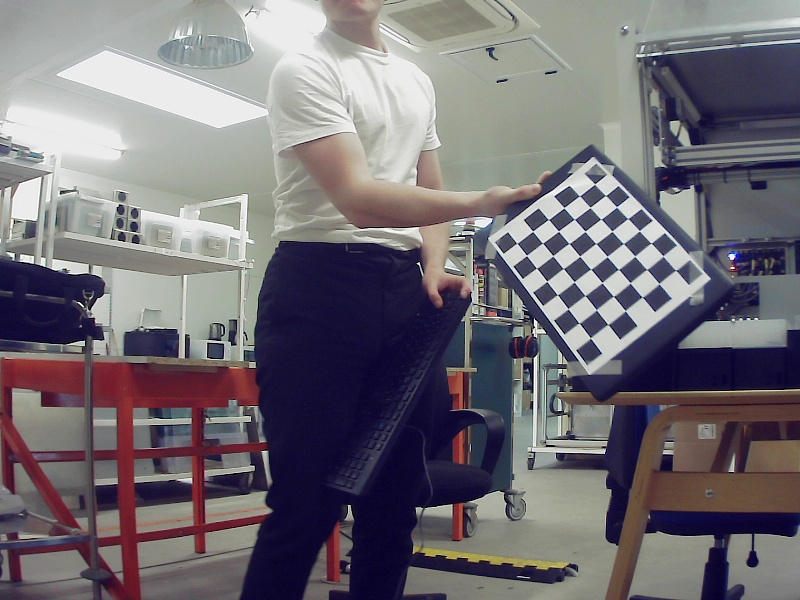
#> input picture left/left_23.jpg, 800 x 600 px; its folder holds 4 pictures in this run
$ python stereo_calib.py   (older library calls are emulated)
#> lines starting #> are read from the running program, lines starting #| are printed output that depends on the picture; after the words box and inside, x2 and y2 are one past the last pixel; in counts of white or black regions, pixels touching at a corner belong together; pictures that were not available may be replaced by others from this repository, and a replacement may not be noted
#!/usr/bin/env python3
# -*- coding: utf-8 -*-
"""
Created on Wed Jun  5 11:09:50 2024

@author: clement
"""

import numpy as np
import cv2
import glob
import time
import matplotlib.pyplot as plt
import random

#- Function to get only x% of calib pictures
def sample_matching_elements(list1, list2, sample_size):
    indices = random.sample(range(len(list1)), sample_size)
    sampled_elements_list1 = [list1[i] for i in indices]
    sampled_elements_list2 = [list2[i] for i in indices]

    return sampled_elements_list1, sampled_elements_list2


# Critères de terminaison pour la précision des coins du damier
criteria = (cv2.TERM_CRITERIA_EPS + cv2.TERM_CRITERIA_MAX_ITER, 30, 0.001)

# Préparer les points d'objet (0,0,0), (1,0,0), (2,0,0), ..., (6,5,0)
chessboardSize = (8,6)
frameSize = (800,600)

# termination criteria
criteria = (cv2.TERM_CRITERIA_EPS + cv2.TERM_CRITERIA_MAX_ITER, 30, 0.001)

# prepare object points, like (0,0,0), (1,0,0), (2,0,0) ....,(6,5,0)
objp = np.zeros((chessboardSize[0] * chessboardSize[1], 3), np.float32)
objp[:,:2] = np.mgrid[0:chessboardSize[0],0:chessboardSize[1]].T.reshape(-1,2)

size_of_chessboard_squares_mm = 30
objp = objp * size_of_chessboard_squares_mm


# Tableaux pour stocker les points d'objet et les points d'image des deux caméras
objpoints = [] # points 3D dans l'espace réel
imgpoints_left = [] # points 2D dans l'image de la caméra gauche
imgpoints_right = [] # points 2D dans l'image de la caméra droite

# Charger les images de calibration
images_left = sorted(glob.glob('left/*.jpg'))
images_right = sorted(glob.glob('right/*.jpg'))
import os
#images_left,images_right = sample_matching_elements(images_left, images_right, 30)
for img_left, img_right in zip(images_left, images_right):
    imgL = cv2.imread(img_left)
#> imgL is the input picture: shape (600, 800, 3); mean B, G, R 116.5, 109.8, 114.8
    imgR = cv2.imread(img_right)
    grayL = cv2.cvtColor(imgL, cv2.COLOR_BGR2GRAY)
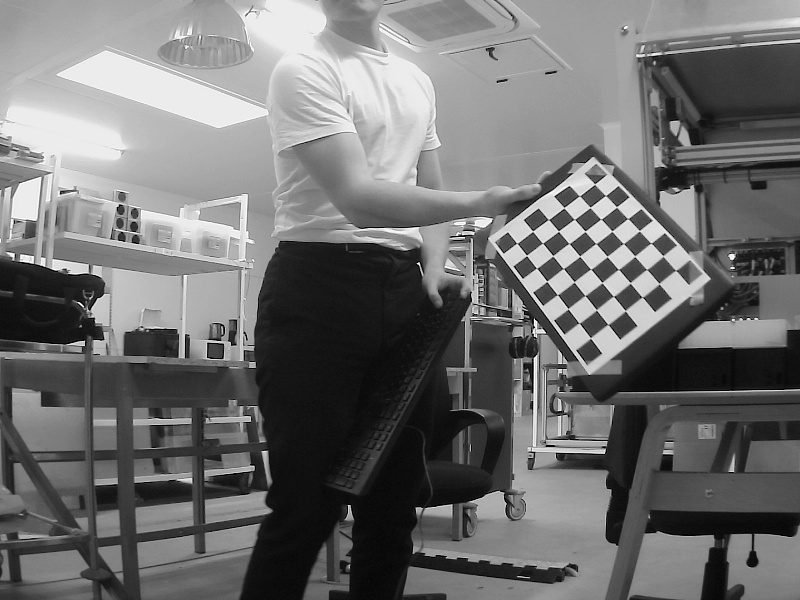
#> grayL: shape (600, 800); min 0, max 255, mean 112
    grayR = cv2.cvtColor(imgR, cv2.COLOR_BGR2GRAY)

    retL, cornersL = cv2.findChessboardCorners(grayL, chessboardSize, None)
#> retL = True; cornersL = 48 rows, first 8: [594.6, 184.2], [605.5, 195.5], [616.5, 206.8], [627.7, 218.6], [639.4, 230.6], [651.1, 243.1], [663, 255.8], [675.6, 270.3]
    retR, cornersR = cv2.findChessboardCorners(grayR, chessboardSize, None)
#> retR = True; cornersR has the same summary as cornersL
    #print(retL,retR)
    if retL and retR:
        objpoints.append(objp)

        corners2L = cv2.cornerSubPix(grayL, cornersL, (11,11), (-1,-1), criteria)
#> corners2L = 48 rows, first 8: [594.7, 183.7], [605.6, 195.5], [616.6, 206.8], [627.8, 218.6], [639.4, 230.6], [651.1, 243.1], [663.1, 256], [675.6, 270.3]
        imgpoints_left.append(corners2L)

        corners2R = cv2.cornerSubPix(grayR, cornersR, (11,11), (-1,-1), criteria)
#> corners2R has the same summary as corners2L
        imgpoints_right.append(corners2R)

        cv2.drawChessboardCorners(imgL, (8,6), corners2L, retL)
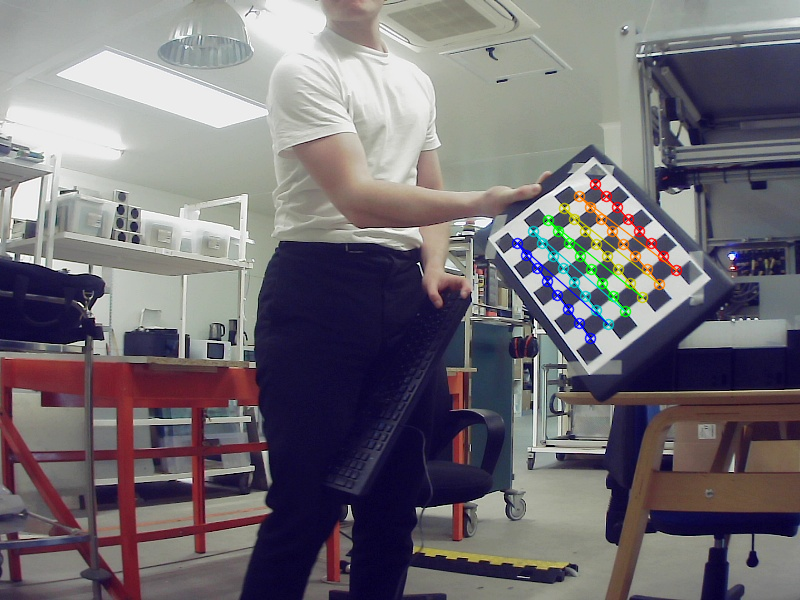
#> imgL: shape (600, 800, 3); 1.43% of pixels changed, all inside (x1, y1, x2, y2) = (511, 178, 683, 345)
        cv2.drawChessboardCorners(imgR, (8,6), corners2R, retR)
        cv2.imshow('imgL', imgL)
        cv2.imshow('imgR', imgR)
        res = cv2.waitKey(100000) & 0xFF
#> (key Esc is pressed here)
        if res == ord('s'):
            print('Save')
        elif res == ord('r'):
            print(img_left,img_right)
            os.remove(img_left)
            os.remove(img_right)
    else:
            print(img_left,img_right)
            os.remove(img_left)
            os.remove(img_right)
#
cv2.destroyAllWindows()

# Calibration de chaque caméra
retL, mtxL, distL, rvecsL, tvecsL = cv2.calibrateCamera(objpoints, imgpoints_left, grayL.shape[::-1], None, None)
#> retL = 0.227; mtxL = [[1037.8, 0, 381.6], [0, 1209.6, 288.7], [0, 0, 1]]; distL = [[0.616, 4.29, -0.00862, -0.234, -24.81]]; rvecsL = ([-0.561, 0.726, 0.936],); tvecsL = ([325.5, -127.1, 1390.7],)
h,  w = imgL.shape[:2]
#> h = 600; w = 800
newCameraMatrixL, roi_L = cv2.getOptimalNewCameraMatrix(mtxL, distL, (w,h), 0, (w,h))
#> newCameraMatrixL = [[1178.9, 0, 324.8], [0, 1486, 286.8], [0, 0, 1]]; roi_L = (0, 0, 799, 599)


retR, mtxR, distR, rvecsR, tvecsR = cv2.calibrateCamera(objpoints, imgpoints_right, grayR.shape[::-1], None, None)
#> retR = 0.227; mtxR has the same summary as mtxL; distR = [[0.616, 4.29, -0.00862, -0.234, -24.81]]; rvecsR = ([-0.561, 0.726, 0.936],); tvecsR = ([325.5, -127.1, 1390.7],)
h,  w = imgR.shape[:2]
newCameraMatrixR, roi_R = cv2.getOptimalNewCameraMatrix(mtxR, distR, (w,h), 0, (w,h))
#> newCameraMatrixR = [[1178.9, 0, 324.8], [0, 1486, 286.8], [0, 0, 1]]; roi_R = (0, 0, 799, 599)


########## Stereo Vision Calibration #############################################

flags = 0
#flags |= cv2.CALIB_USE_INTRINSIC_GUESS
#flags |= cv2.CALIB_USE_EXTRINSIC_GUESS

criteria_stereo= (cv2.TERM_CRITERIA_EPS + cv2.TERM_CRITERIA_MAX_ITER, 30, 0.001)
# This step is performed to transformation between the two cameras and calculate Essential and Fundamenatl matrix
retStereo, stereo_mtxL, stereo_distL, stereo_mtxR, stereo_distR, stereo_rot, stereo_trans, essentialMatrix, fundamentalMatrix = cv2.stereoCalibrate(objpoints, imgpoints_left, imgpoints_right, newCameraMatrixL, distL, newCameraMatrixR, distR, grayL.shape[::-1], criteria_stereo, flags)
#> retStereo = 0.291; stereo_mtxL = [[1178.9, 0, 324.8], [0, 1486, 286.8], [0, 0, 1]]; stereo_distL = [[0.616, 4.29, -0.00862, -0.234, -24.81]]; stereo_mtxR = [[1178.9, 0, 324.8], [0, 1486, 286.8], [0, 0, 1]]; stereo_distR = [[0.616, 4.29, -0.00862, -0.234, -24.81]]; stereo_rot = [[1, -1.04e-15, -4.7e-16], [1.04e-15, 1, -5.14e-16], [4.7e-16, 5.14e-16, 1]]; stereo_trans = [-1.9e-12, -3.56e-13, -1.01e-11]; essentialMatrix = [[1.04e-26, 1.01e-11, -3.56e-13], [-1.01e-11, 1.15e-26, 1.9e-12], [3.56e-13, -1.9e-12, 8.08e-28]]; fundamentalMatrix = [[2.28e-06, 1.76e+09, -5.97e+11], [-1.76e+09, 1.59e-06, 9.61e+11], [5.97e+11, -9.61e+11, 1]]


########## Stereo Rectification #################################################
rectifyScale= 0
rectL, rectR, projMatrixL, projMatrixR, Q, roi_L, roi_R= cv2.stereoRectify(stereo_mtxL, stereo_distL, stereo_mtxR, stereo_distR, grayL.shape[::-1], stereo_rot, stereo_trans)
#> rectL = [[0.184, 0.0345, 0.982], [-0.0345, 0.999, -0.0286], [-0.982, -0.0286, 0.185]]; rectR has the same summary as rectL; projMatrixL = [[1486, 0, 2386.4, 0], [0, 1486, 179.8, 0], [0, 0, 1, 0]]; projMatrixR = [[1486, 0, 2386.4, -1.53e-08], [0, 1486, 179.8, 0], [0, 0, 1, 0]]; Q = [[1, 0, 0, -2386.4], [0, 1, 0, -179.8], [0, 0, 0, 1486], [0, 0, 9.71e+10, 0]]; roi_L = (0, 0, 0, 0); roi_R = (0, 0, 0, 0)
stereoMapL = cv2.initUndistortRectifyMap(stereo_mtxL, stereo_distL, rectL, projMatrixL, grayL.shape[::-1], cv2.CV_16SC2)
stereoMapR = cv2.initUndistortRectifyMap(stereo_mtxR, stereo_distR, rectR, projMatrixR, grayL.shape[::-1], cv2.CV_16SC2)
stereoMapL_x = stereoMapL[0]
stereoMapL_y = stereoMapL[1]
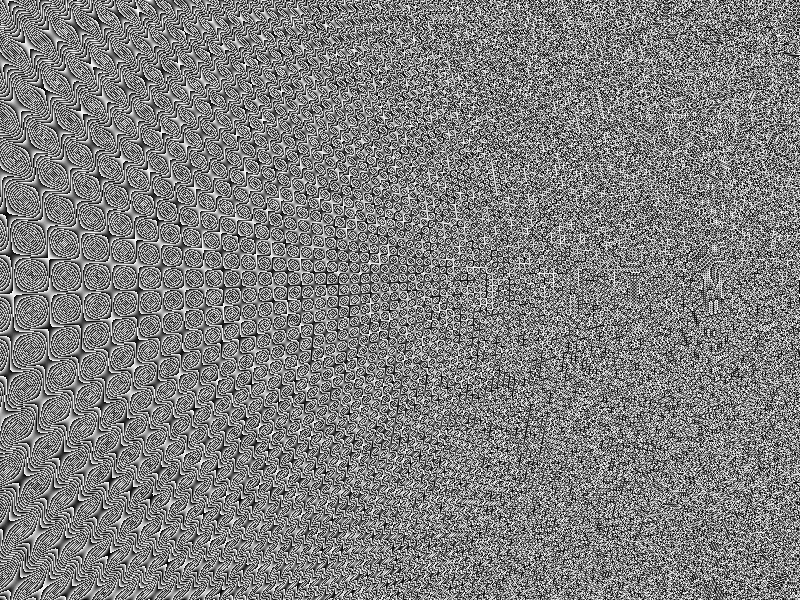
#> stereoMapL_y: shape (600, 800) uint16; min 0, max 1023, mean 511.3; drawn with min black and max white
stereoMapR_x = stereoMapR[0]
stereoMapR_y = stereoMapR[1]


np.savez('calibration/stereo_calib.npz', mtxL=mtxL, distL=distL, mtxR=mtxR, distR=distR, R1=projMatrixL, R2=projMatrixR, P1=projMatrixL, P2=projMatrixR, Q=Q,R=stereo_rot)

cv_file = cv2.FileStorage('calibration/stereoMap.xml', cv2.FILE_STORAGE_WRITE)

cv_file.write('stereoMapL_x',stereoMapL[0])
cv_file.write('stereoMapL_y',stereoMapL[1])
cv_file.write('stereoMapR_x',stereoMapR[0])
cv_file.write('stereoMapR_y',stereoMapR[1])

cv_file.release()
#
